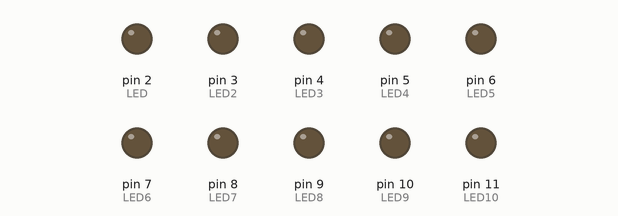
This sketch was run on a simulated Arduino Uno, built with avr-gcc and run on an emulated ATmega328P. On the bench: output pins drawn as LEDs (lit = HIGH).

Above: at 0.1 s.
At 5.1 s:
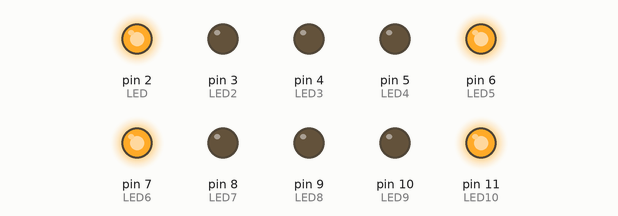
At 8.6 s:
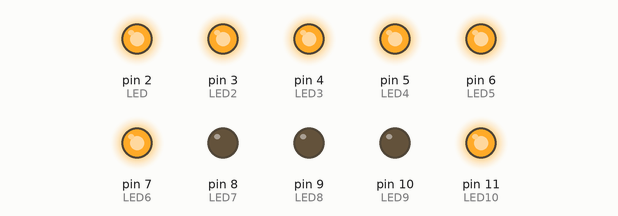
At 16.1 s:
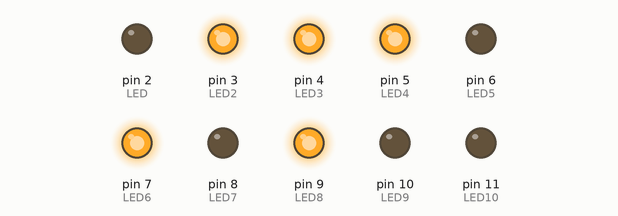
At 21.1 s:
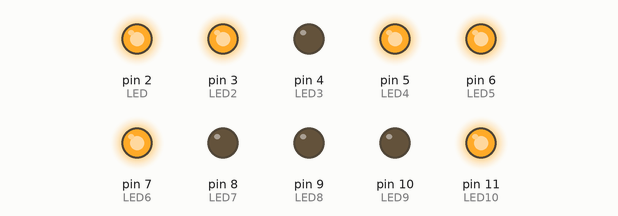
At 33.6 s:
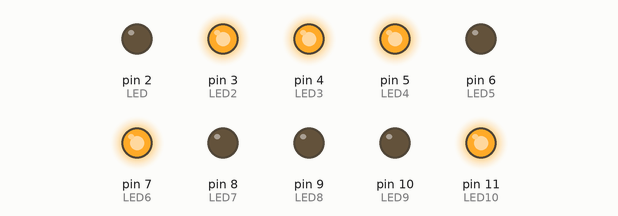
Timing chart, 0 to 40.0 s (numbered marks = the images above):
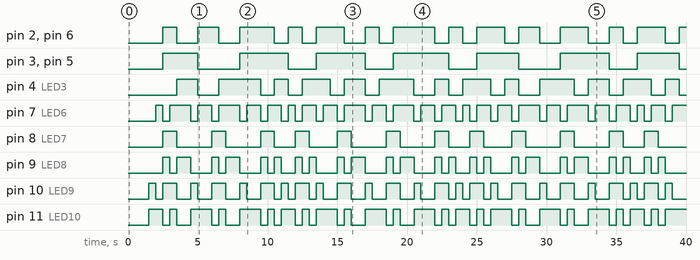

Measured:
- by itself, pin 2 (LED), pin 6 (LED5): LOW → HIGH at 2.5 s, → LOW 1.0 s later, → HIGH 1.5 s later, → LOW 1.5 s later, … (27 changes in this stretch)
- by itself, pin 3 (LED2), pin 5 (LED4): LOW → HIGH at 2.5 s, → LOW 2.5 s later, → HIGH 3.0 s later, → LOW 3.5 s later, … (14 changes in this stretch)
- by itself, pin 4 (LED3): LOW → HIGH at 3.5 s, → LOW 1.5 s later, → HIGH 1.5 s later, → LOW 3.0 s later, … (26 changes in this stretch)
- by itself, pin 8 (LED7): repeats every 12.5 s: 2 × (LOW 2.5 s, HIGH 1.0 s), LOW 1.5 s, HIGH 1.0 s, LOW 2.0 s, HIGH 1.0 s
- by itself, pin 10 (LED9): LOW → HIGH at 1.5 s, → LOW 0.50 s later, → HIGH 0.50 s later, → LOW 1.0 s later, … (50 changes in this stretch)
- by itself, pin 7 (LED6): repeats every 12.5 s: LOW 0.50 s, HIGH 1.5 s, LOW 0.50 s, HIGH 1.0 s, LOW 0.50 s, HIGH 1.5 s, 2 × (LOW 0.50 s, HIGH 1.0 s), LOW 0.50 s, HIGH 0.50 s, 2 × (LOW 0.50 s, HIGH 1.0 s)
- by itself, pin 9 (LED8): repeats every 12.5 s: LOW 0.50 s, HIGH 1.0 s, LOW 1.5 s, HIGH 0.50 s, LOW 0.50 s, HIGH 1.0 s, LOW 1.5 s, HIGH 0.50 s, LOW 0.50 s, HIGH 0.50 s, LOW 1.0 s, HIGH 0.50 s, LOW 0.50 s, HIGH 0.50 s, LOW 1.5 s, HIGH 0.50 s

The sketch:

rlama005_lab6_part2.ino
```cpp
// C++ code
//
typedef struct task {
  int state;
  unsigned long period;
  unsigned long elapsedTime;
  int (*TickFct)(int);
} task;

const int LED = 2;
const int LED2 = 3;
const int LED3 = 4;
const int LED4 = 5;
const int LED5 = 6;

const int LED6 = 7;
const int LED7 = 8;
const int LED8 = 9;
const int LED9 = 10;
const int LED10 = 11;


const unsigned short tasksNum = 2;
task tasks[tasksNum];

enum PL_States { Start, ONE_PRESS, TWO_PRESS, THREE_PRESS,
                    FOUR_PRESS, FIVE_PRESS };

int TickFct_PlinkLed(int state) {

  switch(state){
    case Start:
      state = ONE_PRESS;
      break;

    case ONE_PRESS:
      digitalWrite(LED, HIGH);
      digitalWrite(LED2, HIGH);
      digitalWrite(LED3, LOW);
      digitalWrite(LED4, HIGH);
    digitalWrite(LED5, HIGH);
      state = TWO_PRESS;
      break;

    case TWO_PRESS:

      digitalWrite(LED3, HIGH);
      digitalWrite(LED, LOW);
      digitalWrite(LED2, HIGH);
      digitalWrite(LED5, LOW);
    digitalWrite(LED4, HIGH);
      state = THREE_PRESS;
      break;

    case THREE_PRESS:
      digitalWrite(LED, HIGH);
      digitalWrite(LED4, LOW);
      digitalWrite(LED5, HIGH);
      digitalWrite(LED3, LOW);
        digitalWrite(LED2, LOW);
      state = FOUR_PRESS;
      break;

    case FOUR_PRESS:
      digitalWrite(LED, LOW);
      digitalWrite(LED4, LOW);
      digitalWrite(LED5, LOW);
      digitalWrite(LED3, HIGH);
        digitalWrite(LED2, LOW);
      state = FIVE_PRESS;
      break;

    case FIVE_PRESS:
      digitalWrite(LED, HIGH);
      digitalWrite(LED3, HIGH);
      digitalWrite(LED5, HIGH);
      digitalWrite(LED2, HIGH);
    digitalWrite(LED4, HIGH);
      state = ONE_PRESS;
      break;
  }

  return state; }

  enum PL2_States { Start2, ONE2_PRESS, TWO2_PRESS, THREE2_PRESS,
                    FOUR2_PRESS, FIVE2_PRESS};

  int TickFct_P2linkLed(int state){

      switch(state){
    case Start2:
      state = ONE2_PRESS;
      break;

    case ONE2_PRESS:
      digitalWrite(LED6, LOW);
      digitalWrite(LED7, LOW);
      digitalWrite(LED8, LOW);
      digitalWrite(LED9, HIGH);
    digitalWrite(LED10, HIGH);
      state = TWO2_PRESS;
      break;

    case TWO2_PRESS:

      digitalWrite(LED8, LOW);
      digitalWrite(LED6, HIGH);
      digitalWrite(LED7, LOW);
      digitalWrite(LED10, HIGH);
    digitalWrite(LED9, LOW);
      state = THREE2_PRESS;
      break;

    case THREE2_PRESS:
      digitalWrite(LED6, LOW);
      digitalWrite(LED9, HIGH);
      digitalWrite(LED10, LOW);
      digitalWrite(LED8, HIGH);
        digitalWrite(LED7, HIGH);
      state = FOUR2_PRESS;
      break;

    case FOUR2_PRESS:
      digitalWrite(LED6, HIGH);
      digitalWrite(LED9, HIGH);
      digitalWrite(LED10, HIGH);
      digitalWrite(LED8, LOW);
        digitalWrite(LED7, HIGH);
      state = FIVE2_PRESS;
      break;

    case FIVE2_PRESS:
      digitalWrite(LED6, HIGH);
      digitalWrite(LED8, HIGH);
      digitalWrite(LED10, LOW);
      digitalWrite(LED7, LOW);
    digitalWrite(LED9, LOW);
      state = ONE2_PRESS;
      break;
  }

      return state;}


void setup() {

  pinMode(LED, OUTPUT);
  pinMode(LED2, OUTPUT);
  pinMode(LED3, OUTPUT);
  pinMode(LED4, OUTPUT);
  pinMode(LED5, OUTPUT);

  pinMode(LED6, OUTPUT);
  pinMode(LED7, OUTPUT);
  pinMode(LED8, OUTPUT);
  pinMode(LED9, OUTPUT);
  pinMode(LED10, OUTPUT);

  unsigned char i = 0;
  tasks[i].state = Start;
  tasks[i].period = 1000;
  tasks[i].elapsedTime = 0;
  tasks[i].TickFct = &TickFct_PlinkLed;
  i++;
  tasks[i].state = Start2;
  tasks[i].period = 500;
  tasks[i].elapsedTime = 0;
  tasks[i].TickFct = &TickFct_P2linkLed;


}

void loop() {
  // put your main code here, to run repeatedly:
  unsigned char i;
  for (i = 0; i < tasksNum; ++i) {
    if ( (millis() - tasks[i].elapsedTime) >= tasks[i].period) {
        tasks[i].state = tasks[i].TickFct(tasks[i].state);
        tasks[i].elapsedTime = millis(); // Last time this task was ran
    }
  }
  delay(500);
}
```
